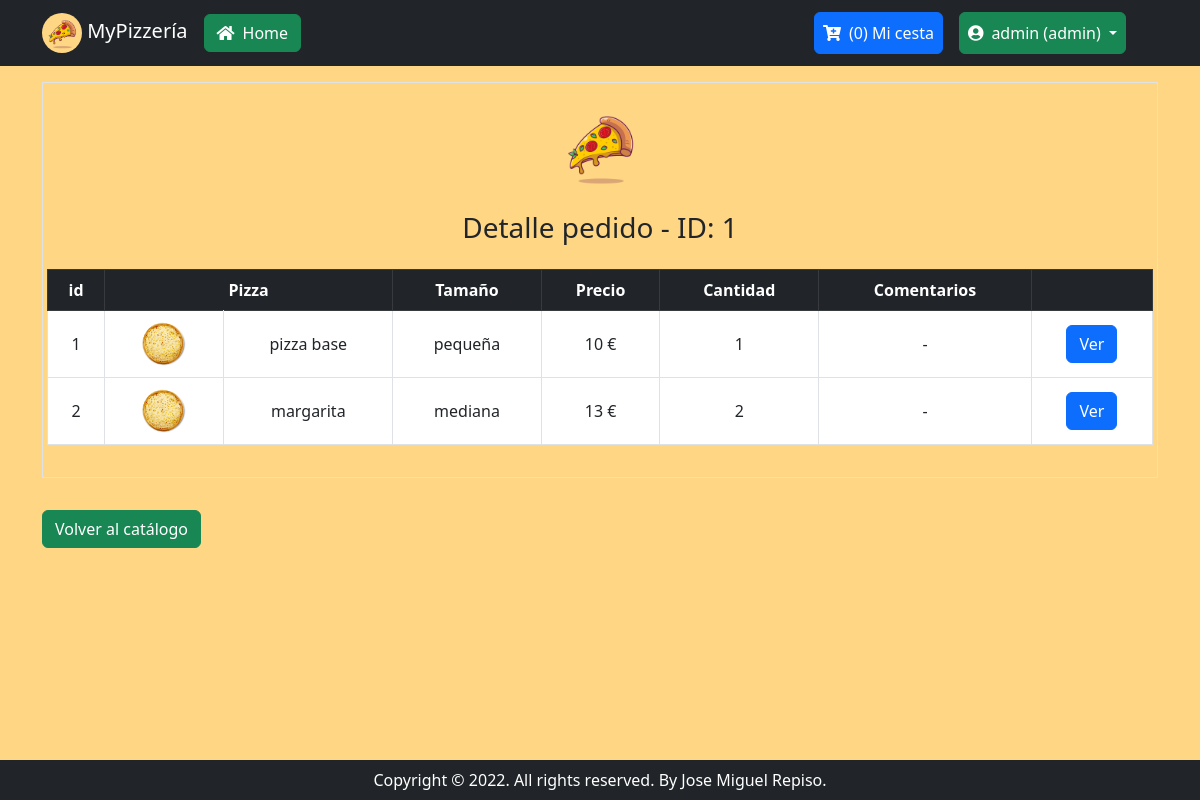
/mi_detalle_pedido.php?id_pedido=1 (signed in), run on the app's committed database.
### tables this page shows
CREATE TABLE detalle_pedido (
	id INT AUTO_INCREMENT PRIMARY KEY,
    id_pedido INT NOT NULL,
    id_pizza INT NOT NULL,
    id_talla INT NOT NULL,
    cantidad INT,
    CONSTRAINT id_talla_fk FOREIGN KEY (id_talla) REFERENCES tallas (id) ON DELETE CASCADE,
	CONSTRAINT id_pizza2_fk FOREIGN KEY (id_pizza) REFERENCES pizzas (id) ON DELETE CASCADE,
    CONSTRAINT id_pedido_fk FOREIGN KEY (id_pedido) REFERENCES pedidos (id) ON DELETE CASCADE
);

CREATE TABLE pizzas (
    id INT AUTO_INCREMENT PRIMARY KEY,
    nombre VARCHAR(100),
    descripcion VARCHAR (255),
    imagen VARCHAR(255),
    id_categoria INT NOT NULL,
    CONSTRAINT id_categoria_fk FOREIGN KEY (id_categoria) REFERENCES categorias (id) ON DELETE CASCADE

);

CREATE TABLE tallas (
	id INT AUTO_INCREMENT PRIMARY KEY,
    talla VARCHAR(100),
    precio FLOAT,
    id_pizza INT NOT NULL,
    CONSTRAINT id_pizza_fk FOREIGN KEY (id_pizza) REFERENCES pizzas (id) ON DELETE CASCADE
);

### mi_detalle_pedido.php (the view, shortened to what this page needs)
<?php
    require_once ("header.php");
if(!empty($_GET["id_pedido"]) && filter_var($_GET["id_pedido"],FILTER_VALIDATE_INT)){
    $id_pedido=$_GET["id_pedido"];
    require_once 'conectar.php';
    try{
        $stmt = $dbh->prepare("SELECT *, detalle_pedido.id as id_detalle_pedido FROM detalle_pedido, pizzas, tallas WHERE detalle_pedido.id_pizza=pizzas.id AND detalle_pedido.id_talla=tallas.id AND detalle_pedido.id_pedido=?");
        $stmt->bindParam(1, $id_pedido);
        $stmt->execute();
        $result = $stmt->fetchAll();
        $num_filas=count($result);
    }catch(PDOException $e) {
        $errores[]= "Error: " . $e->getMessage();
    }finally{
        $stmt->closeCursor();
    }
}else{
    $errores[]= "Error: ID pedido no válido.";
}
?>
    <div class="container">
        <div class="border mb-3" >
            <div class="mx-auto" style="max-width:128px;">
                <img src="./img/logo_pizza.jpg" class="img-fluid p-3"  alt="rent">
            </div>
            <h3 class="text-center">Detalle pedido - ID: <?php isset($id_pedido) ? print $id_pedido : "" ?></h3>
            <div class="row p-3">
                <table class="table table-bordered table-hover">
                    <thead class="table-dark">
                        <tr class="align-middle text-md-center">
                            <th>id</th>
                            <th colspan="2">Pizza</th>
                            <th>Tamaño</th>
                            <th>Precio</th>
                            <th>Cantidad</th>
                            <th>Comentarios</th>
                            <th></th>
                        </tr>
                    </thead>
                    <tbody>
                        <?php  if(isset($num_filas) && $num_filas>0 && $result!==false){foreach($result as $row){ ?>
                        <tr class="align-middle text-md-center bg-white">
                            <td><?= $row['id_detalle_pedido'] ?></td>
                            <td><img src="<?php isset($row['imagen']) ? print $row['imagen'] : "" ?>" class="img-fluid" style="max-width: 50px;" alt="pizza"></td>
                            <td><?= $row['nombre'] ?></td>
                            <td><?= $row['talla'] ?></td>
                            <td><?= $row['precio'] ?> €</td>
                            <td><?= $row['cantidad'] ?></td>
                            <td>-</td>
                            <td><a class="btn btn-primary" href="./mi_detalle_pizza.php?id_detalle=<?php print $row['id_detalle_pedido'] ?>&id_pizza=<?php echo $row['id_pizza'] ?>">Ver</a></td>
                        </tr>
                        <?php }}  ?>
                    </tbody>
                </table>
            </div>
        </div>
        <div class="mb-3">
            <a class="btn btn-success my-3 float-start" href="./catalogo.php">Volver al catálogo</a>
        </div>
    </div>
<?php require_once ("footer.php") ?>

### header.php (style rules this page uses)
body { background:#FFD684; }

### data on the page
detalle_pedido: id "1", id_pizza.imagen (picture), id_pizza.nombre "pizza base", id_talla.talla "pequeña", id_talla.precio "10", cantidad "1"
detalle_pedido: id "2", id_pizza.imagen (picture), id_pizza.nombre "margarita", id_talla.talla "mediana", id_talla.precio "13", cantidad "2"

### other printed values
$contador "0"
$_SESSION['username'] "admin"
$_SESSION['rol'] "admin"
$id_pedido "1"
